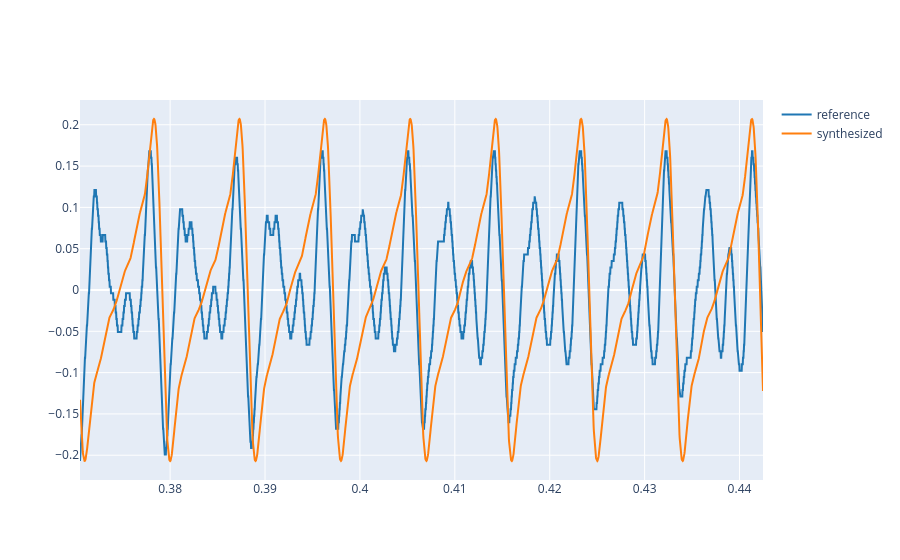

The notebook cell this image was saved under:
### Markdown cell above
3.2. Now, define a harmonic signal, `y` whose fundamental frequency is the one defined in Lab 1. Go step by step adding a new harmonic in each step. Plot both signals (the reference and the synthesized) and try to reproduce the shape of the reference signal. Play both sounds and compare them carefully.

**Note 1**: in order to have a similar shape, we need to select the amplitudes and phases carefully. One way to do this is to define the harmonic signal as follows:

$$y(t) = \sum_{k=1}^K A_k\cos\left(2\pi kf_0 t + k \phi - (k-1)\pi/2 \right), $$

where $K$ is the number of harmonics, $f_0$ is the fundamental frequency, $A_k$ is the amplitude (weight) of each harmonic and $\phi$ is the phase of the signal (defined in Lab1 Ex 2.4).

**Note 2**:
Define the $A_k$ values relative to the fundamental frequency. This means to define $A_1=1$ and the others less than 1. You can use Audacity to plot the spectrum of the fragment selected of the reference audio and measure the relative amplitudes of the harmonics.

**Note 3**: Normalize the amplitude of the signal by the same amplitude of the reference. For instance, if the amplitude of the reference signal is 0.33, you can normalize the syntesized signal by first dividing by its maximum and then multiplyng by 0.33:

```
y = 0.33 * y / np.amax(y)
```

### Code cell
f0 = 111.1
phi = 0.8
fs = 44100
K = 5  

t = np.arange(len(ref)) / fs

A_k = [1.0, 0.60, 0.35, 0.20, 0.10]

y = np.zeros_like(t)
for k in range(1, K + 1):
    y += A_k[k-1] * np.cos(2 * np.pi * k * f0 * t + k * phi - (k - 1) * np.pi / 2)

ref_peak = np.amax(np.abs(ref[int(0.3705*fs):int((0.3705 + 8/f0)*fs)]))
y = ref_peak * y / np.amax(np.abs(y))

t_start = 0.3705
t_end = t_start + (8 / f0)
plot_signals([ref, y], fs, t_start=t_start, t_end=t_end, name=['reference', 'synthesized'])

# Play synthesized sound
Audio(y, rate=fs)

### Figure 1 — Plotly figure (JSON) as saved in the notebook; plotly's stock layout.template omitted (floating-point values rounded to 4 significant figures; data arrays with more than 128 entries replaced by an {"elided": "..."} marker saying what was removed)
{"data": [{"line": {"color": "#1f77b4", "shape": "linear"}, "mode": "lines", "name": "reference", "type": "scatter", "x": {"elided": "3175 float values"}, "y": {"elided": "3175 float values"}}, {"line": {"color": "#ff7f0e", "shape": "linear"}, "mode": "lines", "name": "synthesized", "type": "scatter", "x": {"elided": "3175 float values"}, "y": {"elided": "3175 float values"}}], "layout": {}}
